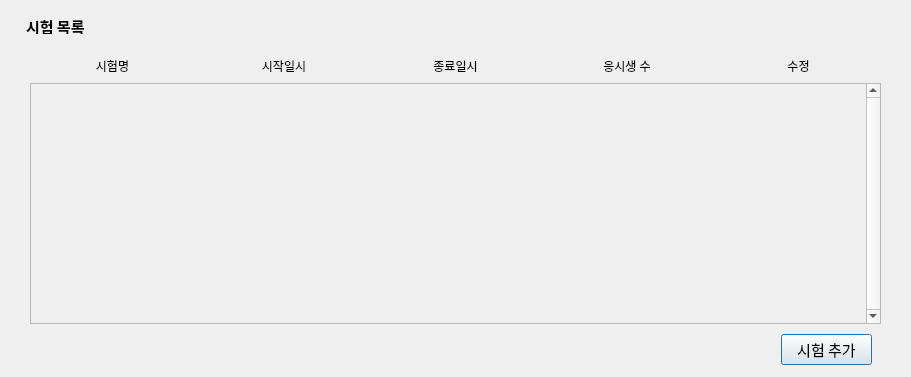
<?xml version="1.0" encoding="UTF-8"?>
<ui version="4.0">
 <class>Dialog</class>
 <widget class="QDialog" name="Dialog">
  <property name="geometry">
   <rect>
    <x>0</x>
    <y>0</y>
    <width>911</width>
    <height>377</height>
   </rect>
  </property>
  <property name="minimumSize">
   <size>
    <width>911</width>
    <height>377</height>
   </size>
  </property>
  <property name="maximumSize">
   <size>
    <width>911</width>
    <height>377</height>
   </size>
  </property>
  <property name="windowTitle">
   <string>Dialog</string>
  </property>
  <widget class="QLabel" name="label">
   <property name="geometry">
    <rect>
     <x>26</x>
     <y>18</y>
     <width>81</width>
     <height>16</height>
    </rect>
   </property>
   <property name="font">
    <font>
     <family>굴림</family>
     <pointsize>11</pointsize>
     <weight>75</weight>
     <bold>true</bold>
    </font>
   </property>
   <property name="text">
    <string>시험 목록</string>
   </property>
  </widget>
  <widget class="QPushButton" name="pushButton">
   <property name="geometry">
    <rect>
     <x>781</x>
     <y>334</y>
     <width>91</width>
     <height>31</height>
    </rect>
   </property>
   <property name="font">
    <font>
     <family>굴림</family>
     <pointsize>11</pointsize>
    </font>
   </property>
   <property name="text">
    <string>시험 추가</string>
   </property>
  </widget>
  <widget class="QWidget" name="horizontalLayoutWidget">
   <property name="geometry">
    <rect>
     <x>30</x>
     <y>50</y>
     <width>851</width>
     <height>31</height>
    </rect>
   </property>
   <layout class="QHBoxLayout" name="horizontalLayout">
    <item>
     <widget class="QLabel" name="label_6">
      <property name="text">
       <string>시험명</string>
      </property>
      <property name="alignment">
       <set>Qt::AlignCenter</set>
      </property>
     </widget>
    </item>
    <item>
     <widget class="QLabel" name="label_5">
      <property name="text">
       <string>시작일시</string>
      </property>
      <property name="alignment">
       <set>Qt::AlignCenter</set>
      </property>
     </widget>
    </item>
    <item>
     <widget class="QLabel" name="label_4">
      <property name="text">
       <string>종료일시</string>
      </property>
      <property name="alignment">
       <set>Qt::AlignCenter</set>
      </property>
     </widget>
    </item>
    <item>
     <widget class="QLabel" name="label_3">
      <property name="text">
       <string>응시생 수</string>
      </property>
      <property name="alignment">
       <set>Qt::AlignCenter</set>
      </property>
     </widget>
    </item>
    <item>
     <widget class="QLabel" name="label_2">
      <property name="text">
       <string>수정</string>
      </property>
      <property name="alignment">
       <set>Qt::AlignCenter</set>
      </property>
     </widget>
    </item>
   </layout>
  </widget>
  <widget class="QScrollArea" name="scrollArea">
   <property name="geometry">
    <rect>
     <x>30</x>
     <y>83</y>
     <width>851</width>
     <height>241</height>
    </rect>
   </property>
   <property name="verticalScrollBarPolicy">
    <enum>Qt::ScrollBarAlwaysOn</enum>
   </property>
   <property name="widgetResizable">
    <bool>true</bool>
   </property>
   <widget class="QWidget" name="scrollAreaWidgetContents">
    <property name="geometry">
     <rect>
      <x>0</x>
      <y>0</y>
      <width>832</width>
      <height>239</height>
     </rect>
    </property>
   </widget>
  </widget>
 </widget>
 <resources/>
 <connections>
  <connection>
   <sender>pushButton</sender>
   <signal>clicked()</signal>
   <receiver>Dialog</receiver>
   <slot>insert_test()</slot>
   <hints>
    <hint type="sourcelabel">
     <x>350</x>
     <y>307</y>
    </hint>
    <hint type="destinationlabel">
     <x>254</x>
     <y>307</y>
    </hint>
   </hints>
  </connection>
 </connections>
 <slots>
  <slot>insert_test()</slot>
 </slots>
</ui>
